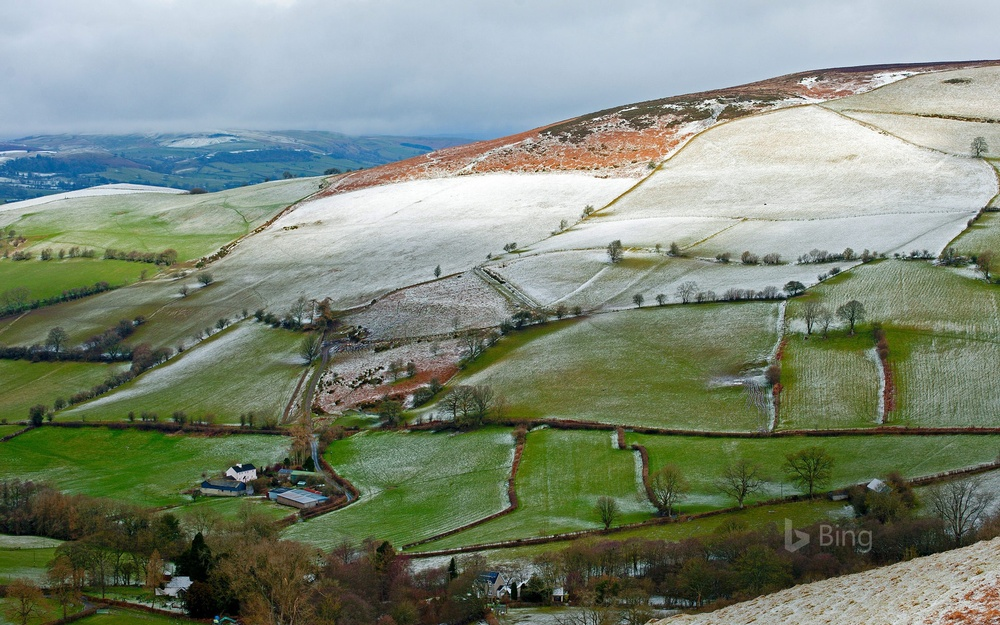
//> input picture test.jpg, 1000 x 625 px, shrunk from 1920 x 1200 before the run
$ ./operation_image   (built with g++ and OpenCV 4)
//> lines starting //> are read from the running program, lines starting //| are printed output that depends on the picture
//
//  operation_image.cpp
//  Basic
//
//  Created by Feast on 2017/11/26.
//  Copyright © 2017年 Feast. All rights reserved.
//

#include <iostream>
#include <opencv2/opencv.hpp>

using namespace std;
using namespace cv;

int main(int argc, char* argv[])
{
    Mat img = imread("test.jpg");
//> img is the input picture: 625 rows x 1000 cols, CV_8UC3; mean B, G, R 119.7, 135.9, 125.1
    Mat grey;
    cvtColor(img, grey, COLOR_BGR2GRAY);
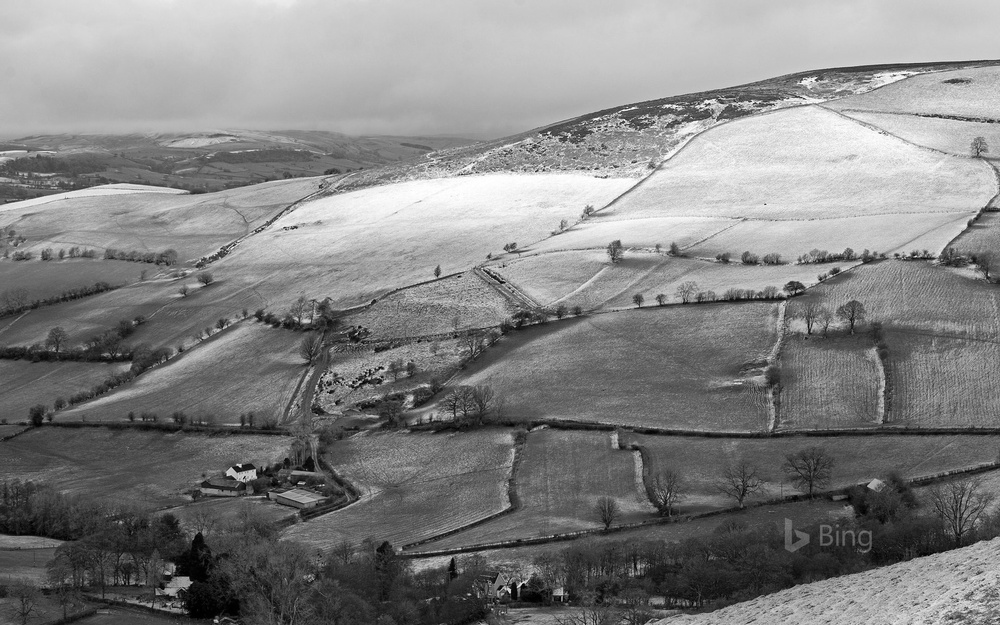
//> grey: 625 rows x 1000 cols, CV_8UC1; min 0, max 255, mean 130.8

    Mat sobelx;
    Sobel(grey, sobelx, CV_32F, 1, 0);
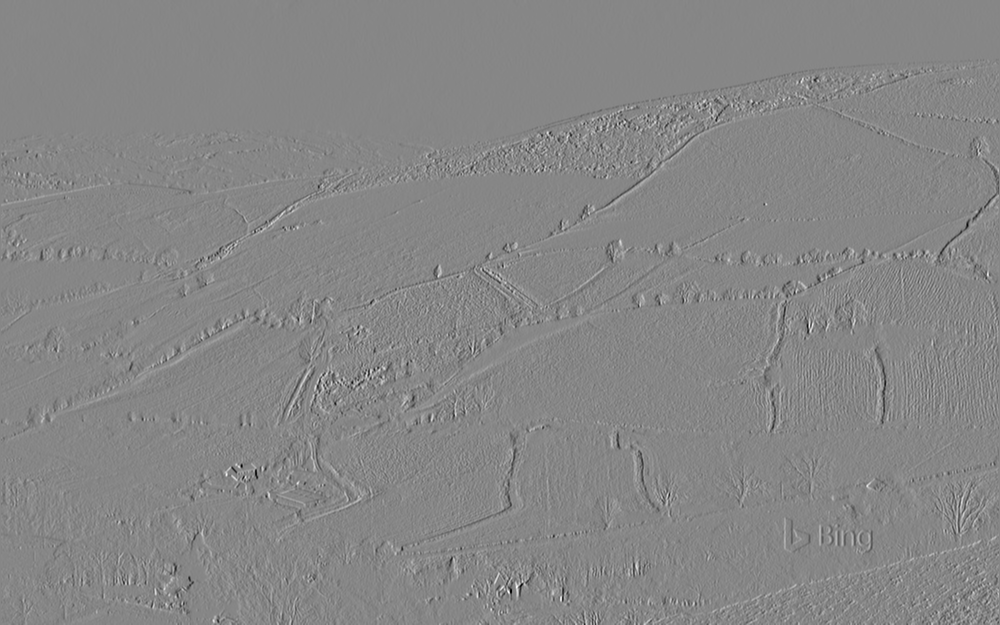
//> sobelx: 625 rows x 1000 cols, CV_32FC1; min -762, max 682, mean 0.2; drawn with min black and max white

    double minVal, maxVal;
    minMaxLoc(sobelx, &minVal, &maxVal);
//> minVal = -762; maxVal = 682
    Mat draw;
    sobelx.convertTo(draw, CV_8U, 255.0 / (maxVal - minVal), -minVal * 255.0 / (maxVal - minVal));

    namedWindow("image", WINDOW_AUTOSIZE);
    imshow("image", draw);
    waitKey();

}
